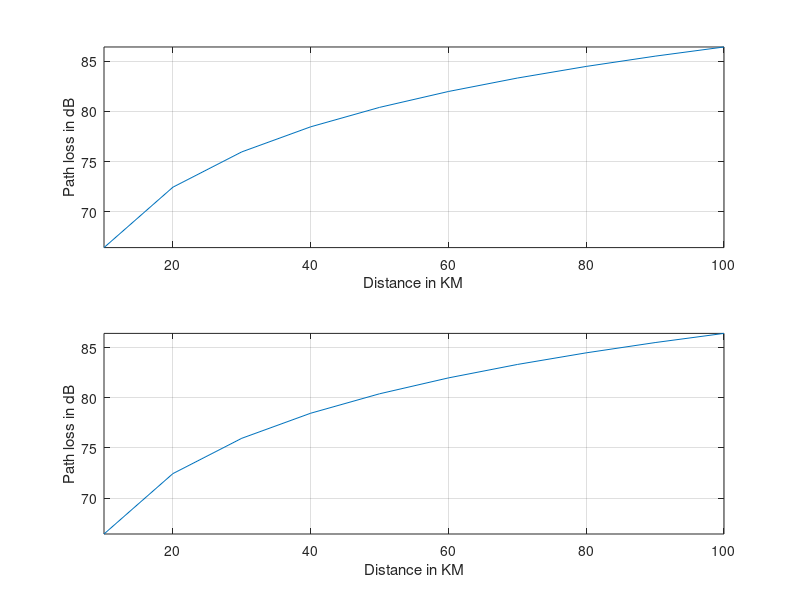

This figure's MATLAB source:
% file name can be expressed as below
f_name = 'Free space path loss';

F = input('Enter frequency 1');
L = 300 / F; % wavelength = speed (in 10^6 resolution) / frequency

% Squaring the wavelength
L = L * L;

% Distance from transmitter to receiver in KM
% How the path loss varies for every 10km T-R separation
d = 10:10:100;
d = d';

% Converting into kilometers and squaring them
d2 = d * 1000;
d3 = d2.^2;

% Calculating the path loss
% the denominator element first (4*pi*d)^2
K = 16 * pi * pi * d3;

% Dividing by lambda squared
Ki = K / L;

PL = 10 * log10(Ki);

subplot(2,1,1);
plot(d,PL);
xlabel('Distance in KM');
ylabel('Path loss in dB');
grid on;
axis tight

% Second Frequency
F1 = input('Enter frequency 2');
L = 300 / F1; % wavelength = speed (in 10^6 resolution) / frequency

% Squaring the wavelength
L = L * L;

% Distance from transmitter to receiver in KM
% How the path loss varies for every 10km T-R separation
d = 10:10:100;
d = d';

% Converting into kilometers and squaring them
d2 = d * 1000;
d3 = d2.^2;

% Calculating the path loss
% the denominator element first (4*pi*d)^2
K = 16 * pi * pi * d3;

% Dividing by lambda squared
Ki = K / L;

PL = 10 * log10(Ki);

subplot(2,1,2);
plot(d,PL);
xlabel('Distance in KM');
ylabel('Path loss in dB');
grid on;
axis tight